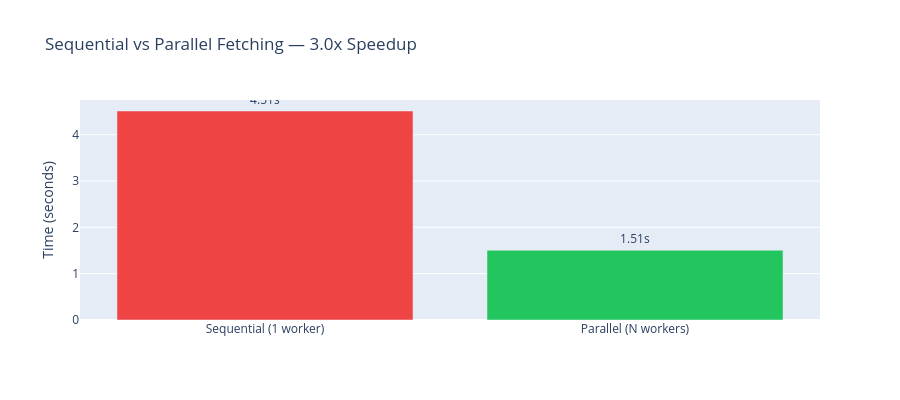

The cell this chart's notebook holds for it:
### Code cell
# Visualize the comparison
fig = go.Figure()
fig.add_trace(go.Bar(
    x=["Sequential (1 worker)", "Parallel (N workers)"],
    y=[seq_time, par_time],
    marker_color=["#ef4444", "#22c55e"],
    text=[f"{seq_time:.2f}s", f"{par_time:.2f}s"],
    textposition="outside",
))
speedup = seq_time / par_time if par_time > 0 else 0
fig.update_layout(
    title=f"Sequential vs Parallel Fetching — {speedup:.1f}x Speedup",
    yaxis_title="Time (seconds)",
    height=400,
    showlegend=False,
)
fig.show()

### Figure 1 — Plotly figure (JSON) as saved in the notebook; plotly's stock layout.template omitted (floating-point values rounded to 4 significant figures)
{"data": [{"marker": {"color": ["#ef4444", "#22c55e"]}, "text": ["4.51s", "1.51s"], "textposition": "outside", "type": "bar", "x": ["Sequential (1 worker)", "Parallel (N workers)"], "y": [4.511, 1.506]}], "layout": {"height": 400, "showlegend": false, "title": {"text": "Sequential vs Parallel Fetching — 3.0x Speedup"}, "yaxis": {"title": {"text": "Time (seconds)"}}}}
